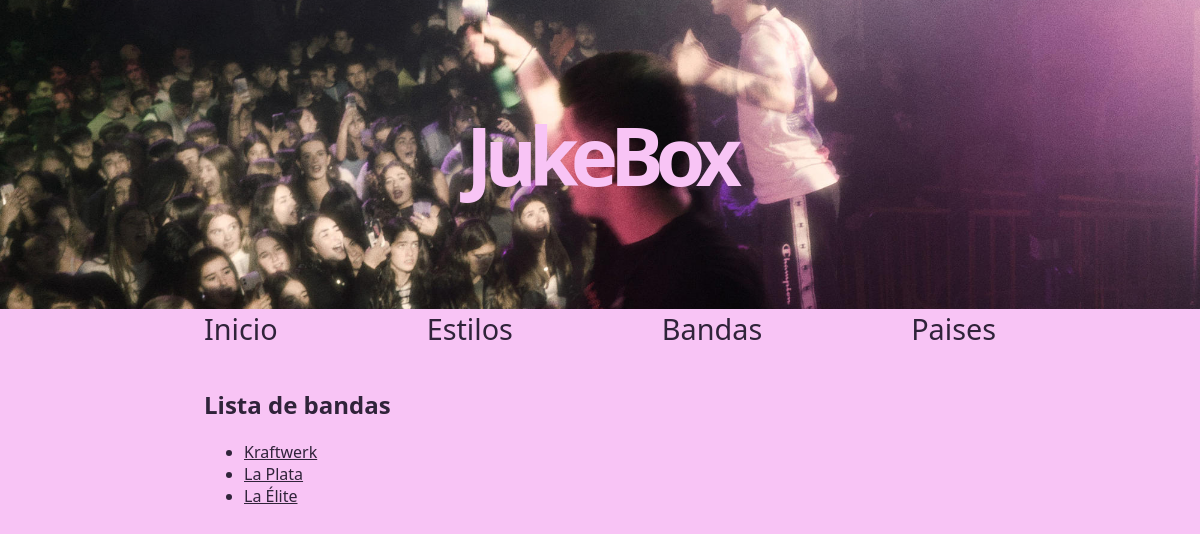
The app's page /bandas, older data.
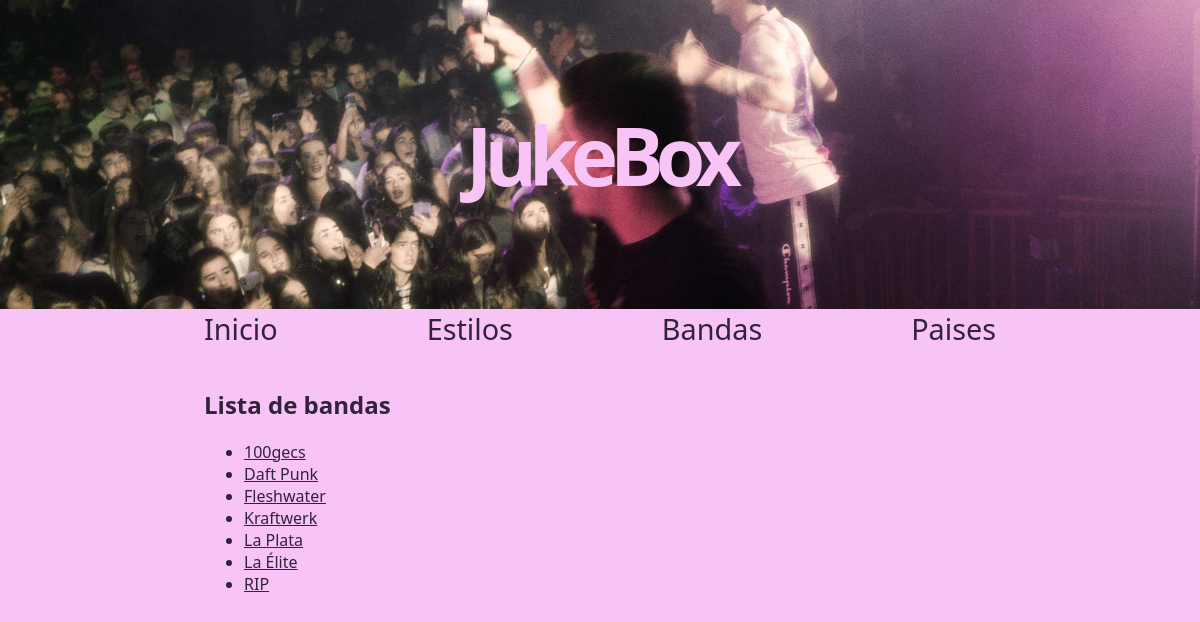
The same page, newer data.
### appJukeBox/models.py (models this page shows, shortened)
class Banda(models.Model):
    nombre = models.CharField(max_length=100)
    pais = models.ForeignKey(Pais, on_delete=models.SET_NULL, null=True)
    descripcion = models.TextField()
    estilos = models.ManyToManyField(Estilo)
    imagen = models.ImageField(null=True, blank=True ,upload_to="images/")

### appJukeBox/views.py (the view)
# urls.py: path('bandas', views.index_bandas, name='bandas'),
def index_bandas(request):
	bandas = get_list_or_404(Banda.objects.order_by('nombre'))
	context = {'bandas': bandas}
	return render(request, 'bandas.html', context)

### appJukeBox/templates/bandas.html (shortened to what this page needs)
{% extends "base.html" %}
{% block contenido %}
    <h2>Lista de bandas</h2>
    {% if bandas %}
            <ul>
                {% for b in bandas %}
                <li>
                    <a href="/bandas/{{ b.id }}">{{ b.nombre}}</a>
                </li>
                {% endfor %}
            </ul>
        {% else %}
            <p>No hay bandas creadas.</p>
    {% endif %}
{% endblock %}

Row changes from the older to the newer data that the page shows:
added Banda: nombre "100gecs"
added Banda: nombre "Daft Punk"
added Banda: nombre "Fleshwater"
added Banda: nombre "RIP"
